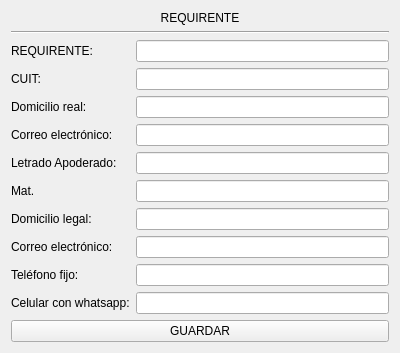
<?xml version="1.0" encoding="UTF-8"?>
<ui version="4.0">
 <class>Formulario</class>
 <widget class="QWidget" name="Formulario">
  <property name="geometry">
   <rect>
    <x>0</x>
    <y>0</y>
    <width>400</width>
    <height>300</height>
   </rect>
  </property>
  <property name="windowTitle">
   <string>Form</string>
  </property>
  <layout class="QGridLayout" name="gridLayout">
   <item row="10" column="0">
    <widget class="QLabel" name="label_6">
     <property name="text">
      <string>Teléfono fijo:</string>
     </property>
    </widget>
   </item>
   <item row="11" column="0">
    <widget class="QLabel" name="label_5">
     <property name="text">
      <string>Celular con whatsapp:</string>
     </property>
    </widget>
   </item>
   <item row="3" column="1">
    <widget class="QLineEdit" name="lineEdit_2"/>
   </item>
   <item row="4" column="1">
    <widget class="QLineEdit" name="lineEdit_3"/>
   </item>
   <item row="7" column="1">
    <widget class="QLineEdit" name="lineEdit_6"/>
   </item>
   <item row="8" column="0">
    <widget class="QLabel" name="label_8">
     <property name="text">
      <string>Domicilio legal:</string>
     </property>
    </widget>
   </item>
   <item row="8" column="1">
    <widget class="QLineEdit" name="lineEdit_7"/>
   </item>
   <item row="6" column="0">
    <widget class="QLabel" name="label_9">
     <property name="text">
      <string>Letrado Apoderado:</string>
     </property>
    </widget>
   </item>
   <item row="6" column="1">
    <widget class="QLineEdit" name="lineEdit_5"/>
   </item>
   <item row="11" column="1">
    <widget class="QLineEdit" name="lineEdit_9"/>
   </item>
   <item row="5" column="0">
    <widget class="QLabel" name="label_10">
     <property name="text">
      <string>Correo electrónico:</string>
     </property>
    </widget>
   </item>
   <item row="4" column="0">
    <widget class="QLabel" name="label_3">
     <property name="text">
      <string>Domicilio real: </string>
     </property>
    </widget>
   </item>
   <item row="5" column="1">
    <widget class="QLineEdit" name="lineEdit_4"/>
   </item>
   <item row="9" column="0">
    <widget class="QLabel" name="label_7">
     <property name="text">
      <string>Correo electrónico:</string>
     </property>
    </widget>
   </item>
   <item row="3" column="0">
    <widget class="QLabel" name="label">
     <property name="text">
      <string>CUIT:</string>
     </property>
    </widget>
   </item>
   <item row="2" column="0">
    <widget class="QLabel" name="label_2">
     <property name="text">
      <string>REQUIRENTE:</string>
     </property>
    </widget>
   </item>
   <item row="10" column="1">
    <widget class="QLineEdit" name="lineEdit_8"/>
   </item>
   <item row="7" column="0">
    <widget class="QLabel" name="label_4">
     <property name="text">
      <string>Mat.</string>
     </property>
    </widget>
   </item>
   <item row="2" column="1">
    <widget class="QLineEdit" name="lineEdit"/>
   </item>
   <item row="1" column="0" colspan="2">
    <widget class="Line" name="line">
     <property name="orientation">
      <enum>Qt::Horizontal</enum>
     </property>
    </widget>
   </item>
   <item row="0" column="0" colspan="2">
    <widget class="QLabel" name="label_11">
     <property name="focusPolicy">
      <enum>Qt::NoFocus</enum>
     </property>
     <property name="layoutDirection">
      <enum>Qt::RightToLeft</enum>
     </property>
     <property name="text">
      <string>REQUIRENTE</string>
     </property>
     <property name="textFormat">
      <enum>Qt::MarkdownText</enum>
     </property>
     <property name="alignment">
      <set>Qt::AlignCenter</set>
     </property>
    </widget>
   </item>
   <item row="9" column="1">
    <widget class="QLineEdit" name="lineEdit_10"/>
   </item>
   <item row="12" column="0" colspan="2">
    <widget class="QPushButton" name="pushButton">
     <property name="text">
      <string>GUARDAR</string>
     </property>
    </widget>
   </item>
  </layout>
 </widget>
 <resources/>
 <connections/>
</ui>
